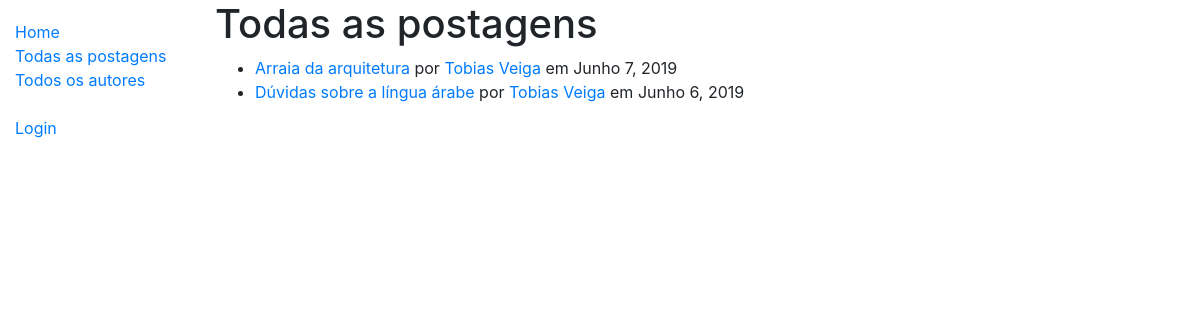
The app's page /blog/postagens/ with its own data.
### blog_app/models.py (models this page shows, shortened)
class Postagem(models.Model):
    autor = models.ForeignKey(Autor, on_delete=models.SET_NULL, null=True)
    titulo = models.CharField(max_length=100, help_text='Escreva o título da postagem')
    datahora = models.DateTimeField(auto_now_add=True)
    conteudo = models.TextField(max_length=1000, help_text='Escreva sua postagem')
    class Meta:
        ordering = ['-datahora']
    def get_absolute_url(self):
        return reverse('post-detail', args=[str(self.id)])

class Autor(models.Model):
    usuario = models.ForeignKey(User, on_delete=models.SET_NULL, null=True)
    bio = models.TextField(max_length=500, help_text="Insira sua biografia aqui.")
    class Meta:
        ordering = ["usuario"]
    def get_absolute_url(self):
        return reverse('autor-detail', args=[str(self.id)])

### blog_app/views.py (the view)
# urls.py: path('postagens/', views.PostagensListView.as_view(), name='postagens'),
class PostagensListView(generic.ListView):
    model = Postagem
    paginate_by = 5

### blog_app/templates/blog_app/postagem_list.html
{% extends "base_generic.html" %}
{% block content %}
  <h1>Todas as postagens</h1>
  {% if postagem_list %}
  <ul>
    {% for post in postagem_list %}
      <li>
        <a href="{{ post.get_absolute_url }}">{{ post.titulo }}</a>
        por <a href="{{post.autor.get_absolute_url }}">{{post.autor.usuario.first_name}} {{post.autor.usuario.last_name}}</a>
        em {{post.datahora.date}}
      </li>
    {% endfor %}
  </ul>
  {% else %}
    <p>Não há postagens.</p>
  {% endif %}
{% endblock %}

### blog_app/static/css/minimal-table.css (style rules this page uses)
html { font-family: sans-serif; }

### records on screen
Postagem: titulo "Arraia da arquitetura", autor.usuario.first_name "Tobias", autor.usuario.last_name "Veiga", datahora "Junho 7, 2019"
Postagem: titulo "Dúvidas sobre a língua árabe", autor.usuario.first_name "Tobias", autor.usuario.last_name "Veiga", datahora "Junho 6, 2019"
